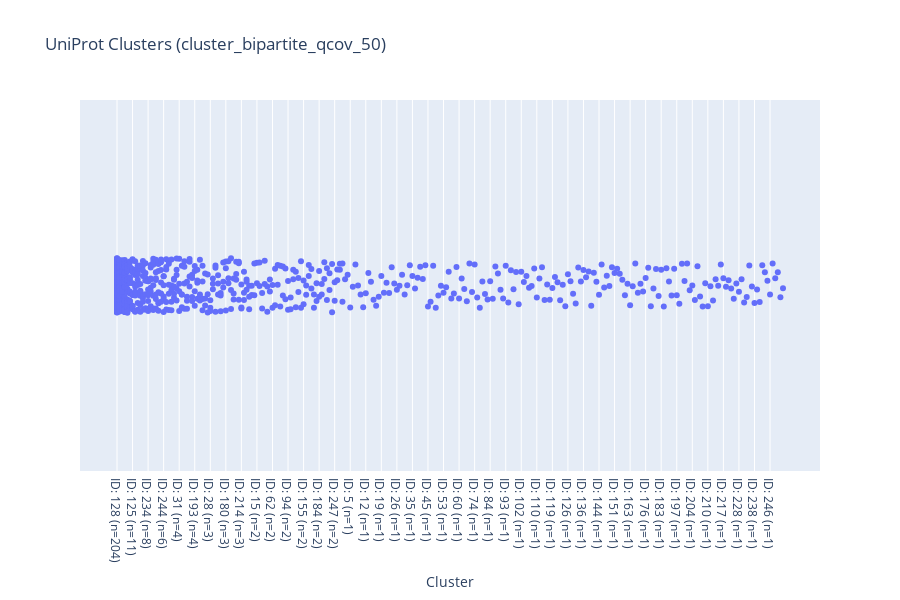

Notebook code for this chart:
### Code cell
import plotly.express as px
import pandas as pd
import os

# Load data if not in memory
if 'df_sorted' not in locals():
    csv_path = "../data/uniprot_clusters_annotated.csv"
    if os.path.exists(csv_path):
        print(f"Loading data from {csv_path}...")
        df_sorted = pd.read_csv(csv_path)
        cluster_col = 'cluster_bipartite_qcov_50'
    else:
        raise FileNotFoundError("Data not found. Please run the previous cells to generate the data.")

# Create a descriptive label for the clusters for the X-axis
df_sorted['cluster_display'] = (
    "ID: " + df_sorted[cluster_col].astype(str) + 
    " (n=" + df_sorted['cluster_size'].astype(str) + ")"
)

# Create an interactive strip plot
fig = px.strip(
    df_sorted, 
    x='cluster_display', 
    hover_name='uniprot',
    hover_data={
        'cluster_display': False,
        'protein_info': True,
        cluster_col: True
    },
    title=f'UniProt Clusters ({cluster_col})',
    labels={'cluster_display': 'Cluster'},
    height=600
)

# Ensure the X-axis is sorted by the cluster size
# We get the unique labels in the order they appear in the sorted dataframe
unique_labels = df_sorted['cluster_display'].unique()
fig.update_xaxes(type='category', categoryorder='array', categoryarray=unique_labels)

fig.show()

### Figure 1 — Plotly figure (JSON) as saved in the notebook; plotly's stock layout.template omitted (floating-point values rounded to 4 significant figures; data arrays with more than 128 entries replaced by an {"elided": "..."} marker saying what was removed)
{"data": [{"alignmentgroup": "True", "boxpoints": "all", "customdata": {"elided": "837x2 mixed values"}, "fillcolor": "rgba(255,255,255,0)", "hoveron": "points", "hovertemplate": "<b>%{hovertext}</b><br><br>protein_info=%{customdata[0]}<br>cluster_bipartite_qcov_50=%{customdata[1]}<extra></extra>", "hovertext": {"elided": "837 str values"}, "legendgroup": "", "line": {"color": "rgba(255,255,255,0)"}, "marker": {"color": "#636efa"}, "name": "", "offsetgroup": "", "orientation": "h", "pointpos": 0, "showlegend": false, "type": "box", "x": {"elided": "837 str values"}, "x0": " ", "xaxis": "x", "y0": " ", "yaxis": "y"}], "layout": {"boxmode": "group", "height": 600, "legend": {"tracegroupgap": 0}, "title": {"text": "UniProt Clusters (cluster_bipartite_qcov_50)"}, "xaxis": {"anchor": "y", "categoryarray": {"elided": "258 str values"}, "categoryorder": "array", "domain": [0, 1], "title": {"text": "Cluster"}, "type": "category"}, "yaxis": {"anchor": "x", "domain": [0, 1]}}}
